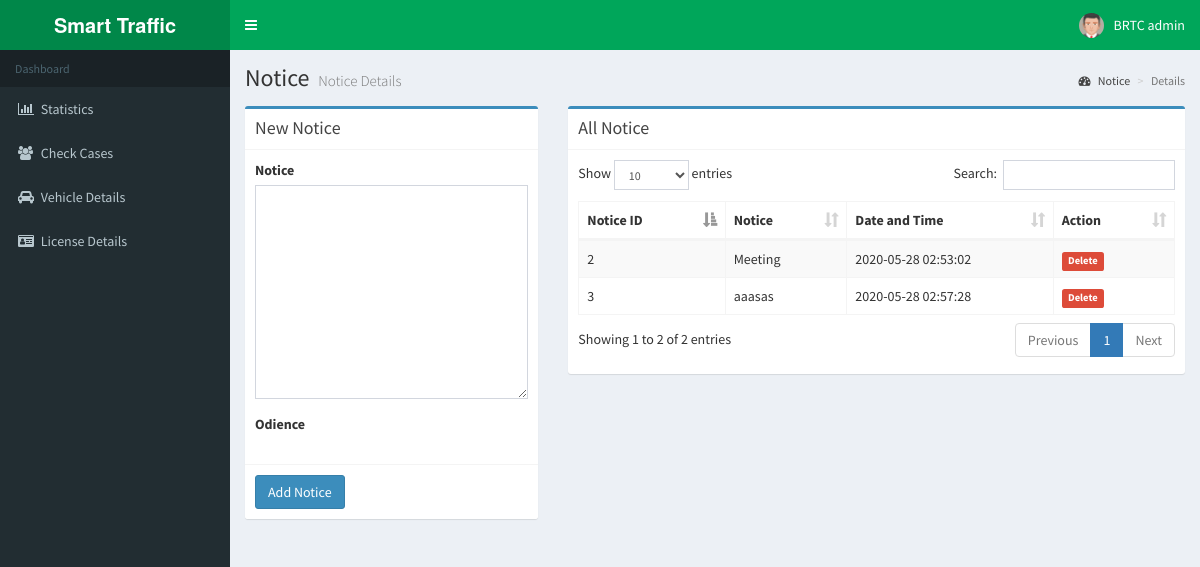
The app's page /traffic_info_admin/notice.php (signed in) with its own data.
### tables this page shows
CREATE TABLE `notice` (
  `id` int(11) NOT NULL,
  `notice` varchar(1500) NOT NULL,
  `odience` varchar(100) NOT NULL,
  `date` datetime NOT NULL
);

### traffic_info_admin/notice.php (the view, shortened to what this page needs)
<?php session_start();
include_once 'database.php';
?>
<!DOCTYPE html>
<html>
<head>
  <link rel="stylesheet" href="bower_components/bootstrap/dist/css/bootstrap.min.css">
  <link rel="stylesheet" href="bower_components/font-awesome/css/font-awesome.min.css">
  <link rel="stylesheet" href="bower_components/Ionicons/css/ionicons.min.css">
    <link rel="stylesheet" href="bower_components/datatables.net-bs/css/dataTables.bootstrap.min.css">
  <link rel="stylesheet" href="bower_components/bootstrap-daterangepicker/daterangepicker.css">
    <link rel="stylesheet" href="plugins/timepicker/bootstrap-timepicker.min.css">
  <link rel="stylesheet" href="bower_components/bootstrap-datepicker/dist/css/bootstrap-datepicker.min.css">
  <link rel="stylesheet" href="bower_components/select2/dist/css/select2.min.css">
  <link rel="stylesheet" href="dist/css/AdminLTE.min.css">
  <link rel="stylesheet" href="dist/css/skins/_all-skins.min.css">
</head>
<body class="hold-transition skin-green sidebar-mini">
<div class="wrapper">
 <?php include_once 'header.php'; ?>
  <?php include_once 'sidebar.php'; ?>
  <div class="content-wrapper">
    <section class="content-header">
      <h1>
        Notice
        <small>Notice Details</small>
      </h1>
      <ol class="breadcrumb">
        <li><a href="#"><i class="fa fa-dashboard"></i> Notice</a></li>
        <li class="active">Details</li>
      </ol>
    </section>
    <section class="content">
 <div class="row">
 <div class="col-xs-4">
          <div class="box box-primary">
            <div class="box-header with-border">
              <h3 class="box-title">New Notice</h3>
            </div>
            <form role="form" method="POST" >
              <div class="box-body">
                    <div class="form-group">
    <label for="exampleFormControlTextarea1">Notice</label>
    <textarea name="notice" class="form-control" id="exampleFormControlTextarea1" rows="10"></textarea>
  </div>
                <div class="form-group">
                <label>Odience </label>
                </div>
              </div>
              <div class="box-footer">
                <button type="submit" name="submit" value="submit" class="btn btn-primary">Add Notice</button>
              </div>
            </form>
          </div></div>
          <div class="col-xs-8">
          <div class="box box-primary">
            <div class="box-header with-border">
              <h3 class="box-title">All Notice</h3>
            </div>
            <div class="box-body">
              <table id="example1" class="table table-bordered table-striped">
                <thead>
                <tr>
                  <th>Notice ID</th>
                  <th>Notice</th>
                  <th>Date and Time</th><th>Action</th>
                </tr>
                </thead>
                <tbody>
                  <?php
                  $sql = "SELECT * FROM notice";
                  $result = $conn->query($sql);
                  if ($result->num_rows > 0) {
                     while($row = $result->fetch_assoc()) {
                      echo "<tr><td> " . $row["id"]. " </td><td> " . $row["notice"]." </td><td> " . $row["date"]." </td>
                      <td><a href='Notice.php?delete=". $row["id"]."'><small class='label  bg-red'>Delete</small></a>
                      </td></tr>";
                       }
                                  }
                  ?>
                </tbody>
              </table>
            </div>
          </div>
          </div>
        </div>
    </section>
  </div>
</div>
</body>
</html>

### records on screen
notice: id "2", notice "Meeting", date "2020-05-28 02:53:02"
notice: id "3", notice "aaasas", date "2020-05-28 02:57:28"

### other values on screen
$_SESSION['user'] "BRTC admin"
